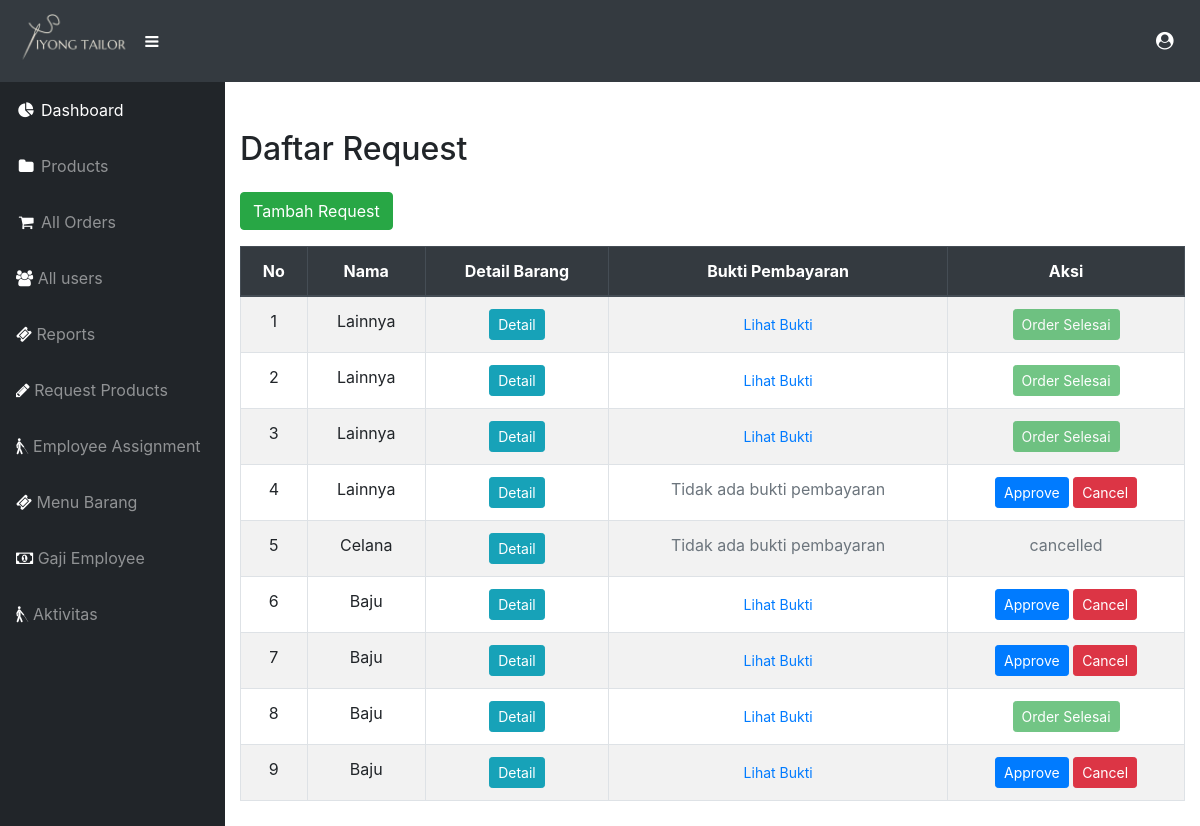
The page /admin/admin-request.php (signed in) on the database its author committed.
### tables this page shows
CREATE TABLE `request` (
  `request_id` int(11) NOT NULL,
  `nama` varchar(100) NOT NULL,
  `jenis_kelamin` enum('Laki-Laki','Perempuan') NOT NULL,
  `ukuran_baju` varchar(10) NOT NULL,
  `ukuran_lengan` varchar(10) NOT NULL,
  `jumlah` int(11) NOT NULL,
  `gambar` varchar(255) DEFAULT NULL,
  `bukti_pembayaran` varchar(255) DEFAULT NULL,
  `saran` varchar(255) NOT NULL,
  `status` enum('pending','in_progress','completed','approved','cancelled') DEFAULT 'pending',
  `created_at` timestamp NOT NULL DEFAULT current_timestamp(),
  `updated_at` timestamp NOT NULL DEFAULT current_timestamp() ON UPDATE current_timestamp(),
  `user_id` int(11) NOT NULL,
  `cancel_date` datetime DEFAULT NULL,
  `menu_id` int(11) DEFAULT NULL
);

### admin/admin-request.php (the view, shortened to what this page needs)
<?php
include './inc/db_connect.php';
$query = "SELECT * FROM request";
$result = mysqli_query($conn, $query);
include './inc/header.php';
include './inc/sidebar.php';
?>
<!DOCTYPE html>
<html lang="en">
<head>
    <link rel="stylesheet" href="https://stackpath.bootstrapcdn.com/bootstrap/4.3.1/css/bootstrap.min.css">
</head>
<body>
    <div class="container mt-5">
        <h2 class="mb-4">Daftar Request</h2>
        <button class="btn btn-success mb-3" data-toggle="modal" data-target="#addRequestModal">Tambah Request</button>
        <table class="table table-striped table-bordered">
            <thead class="thead-dark">
                <tr>
                    <th>No</th>
                    <th>Nama</th>
                    <th>Detail Barang</th>
                    <th>Bukti Pembayaran</th>
                    <th>Aksi</th>
                </tr>
            </thead>
            <tbody>
                <?php
                $counter = 1;
                while ($row = mysqli_fetch_assoc($result)): ?>
                    <tr>
                        <td><?php echo $counter++; ?></td>
                        <td><?php echo htmlspecialchars($row['nama']); ?></td>
                        <td>
                            <button class="btn btn-info btn-sm" data-toggle="modal" data-target="#detailModal<?php echo $row['request_id']; ?>">Detail</button>
                        </td>
                        <td>
                            <?php if (!empty($row['bukti_pembayaran'])): ?>
                                <button class="btn btn-link btn-sm" data-toggle="modal" data-target="#paymentProofModal<?php echo $row['request_id']; ?>">Lihat Bukti</button>
                            <?php else: ?>
                                <span class="text-muted">Tidak ada bukti pembayaran</span>
                            <?php endif; ?>
                        </td>
                        <td>
                            <?php if ($row['status'] === 'pending'): ?>
                                <form action="assign_employee.php" method="POST" style="display:inline;">
                                    <button class="btn btn-primary btn-sm" type="submit" name="action" value="assign">Approve</button>
                                </form>
                                <form action="cancel_request.php" method="POST" style="display:inline;">
                                    <button class="btn btn-danger btn-sm" type="submit" name="action" value="cancel">Cancel</button>
                                </form>
                            <?php elseif ($row['status'] === 'completed'): ?>
                                <button class="btn btn-success btn-sm" disabled>Order Selesai</button>
                            <?php else: ?>
                                <span class="text-muted"><?php echo htmlspecialchars($row['status']); ?></span>
                            <?php endif; ?>
                        </td>
                    </tr>
                <?php endwhile; ?>
            </tbody>
        </table>
    </div>
</body>
</html>

### css/styles.css (style rules this page uses)
body { background-color: #F7F7F7; color:#30323A; font-family: 'Titillium Web', sans-serif; }
.btn { border-radius: 0; }
a, a img ,.product, div { outline : none !important; }

### rows shown on the page
request: nama "Lainnya", status "Order Selesai"
request: nama "Lainnya", status "Order Selesai"
request: nama "Lainnya", status "Order Selesai"
request: nama "Lainnya", shows "Tidak ada bukti pembayaran"
request: nama "Celana", shows "Tidak ada bukti pembayaran", status "cancelled"
request: nama "Baju"
request: nama "Baju"
request: nama "Baju", status "Order Selesai"
request: nama "Baju"
